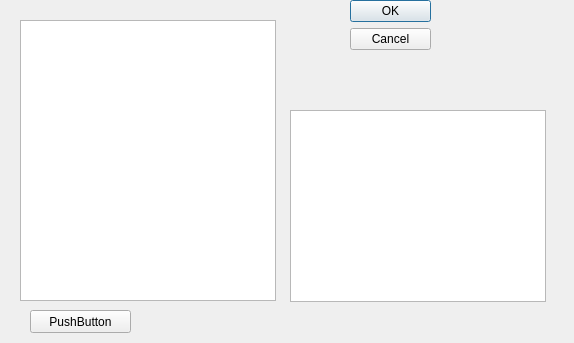
<?xml version="1.0" encoding="UTF-8"?>
<ui version="4.0">
 <class>new_sell</class>
 <widget class="QDialog" name="new_sell">
  <property name="geometry">
   <rect>
    <x>0</x>
    <y>0</y>
    <width>574</width>
    <height>343</height>
   </rect>
  </property>
  <property name="windowTitle">
   <string>Dialog</string>
  </property>
  <widget class="QDialogButtonBox" name="buttonBox">
   <property name="geometry">
    <rect>
     <x>350</x>
     <y>0</y>
     <width>81</width>
     <height>71</height>
    </rect>
   </property>
   <property name="orientation">
    <enum>Qt::Vertical</enum>
   </property>
   <property name="standardButtons">
    <set>QDialogButtonBox::Cancel|QDialogButtonBox::Ok</set>
   </property>
  </widget>
  <widget class="QListView" name="listView">
   <property name="geometry">
    <rect>
     <x>20</x>
     <y>20</y>
     <width>256</width>
     <height>281</height>
    </rect>
   </property>
  </widget>
  <widget class="QPushButton" name="pushButton">
   <property name="geometry">
    <rect>
     <x>30</x>
     <y>310</y>
     <width>101</width>
     <height>23</height>
    </rect>
   </property>
   <property name="text">
    <string>PushButton</string>
   </property>
  </widget>
  <widget class="QTableWidget" name="tableWidget">
   <property name="geometry">
    <rect>
     <x>290</x>
     <y>110</y>
     <width>256</width>
     <height>192</height>
    </rect>
   </property>
  </widget>
 </widget>
 <resources/>
 <connections>
  <connection>
   <sender>buttonBox</sender>
   <signal>accepted()</signal>
   <receiver>new_sell</receiver>
   <slot>accept()</slot>
   <hints>
    <hint type="sourcelabel">
     <x>248</x>
     <y>254</y>
    </hint>
    <hint type="destinationlabel">
     <x>157</x>
     <y>274</y>
    </hint>
   </hints>
  </connection>
  <connection>
   <sender>buttonBox</sender>
   <signal>rejected()</signal>
   <receiver>new_sell</receiver>
   <slot>reject()</slot>
   <hints>
    <hint type="sourcelabel">
     <x>316</x>
     <y>260</y>
    </hint>
    <hint type="destinationlabel">
     <x>286</x>
     <y>274</y>
    </hint>
   </hints>
  </connection>
 </connections>
</ui>
